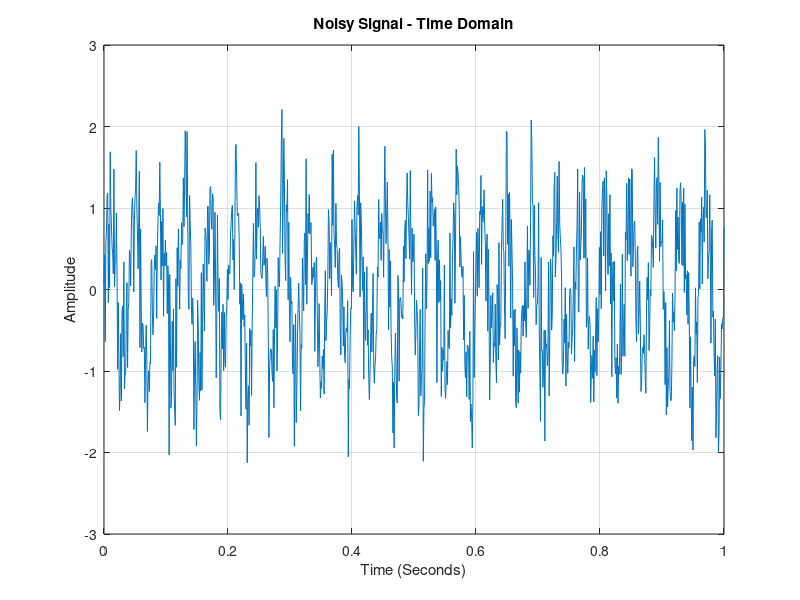
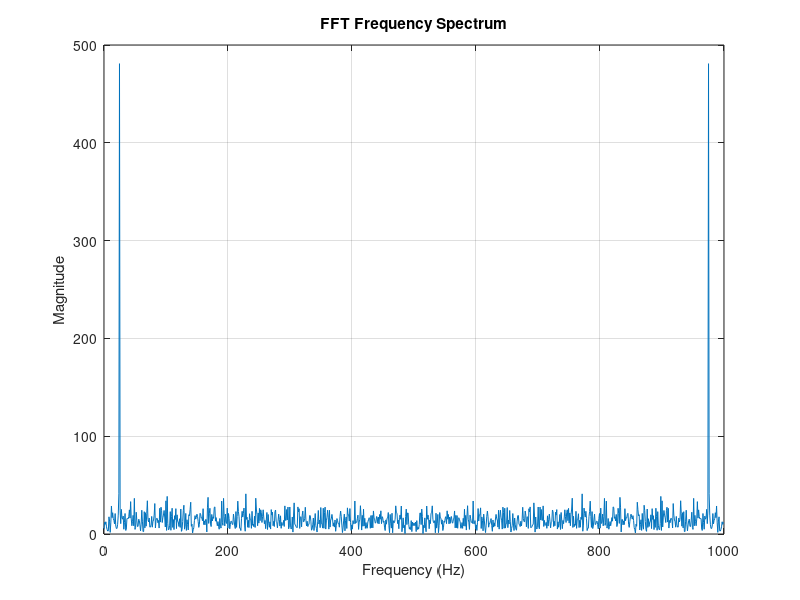

MATLAB code to generate these figures, in order:
clc;
clear;
close all;

%% Time Vector

t = 0:0.001:1;

%% Sampling Frequency

Fs = 1000;


%% Signal Frequency

f = 25;


%% Generate Signal

sine_wave = sin(2*pi*f*t);


%% Add Noise

noise = 0.5*randn(size(t));

noisy_signal = sine_wave + noise;



%% Plot Time Domain Signal

figure;

plot(t,noisy_signal);

title('Noisy Signal - Time Domain');

xlabel('Time (Seconds)');

ylabel('Amplitude');

grid on;



%% FFT Calculation

N = length(noisy_signal);


Y = fft(noisy_signal);


%% Frequency Axis

frequency = (0:N-1)*(Fs/N);



%% Plot Frequency Spectrum


figure;

plot(frequency,abs(Y));


title('FFT Frequency Spectrum');

xlabel('Frequency (Hz)');

ylabel('Magnitude');

grid on;
